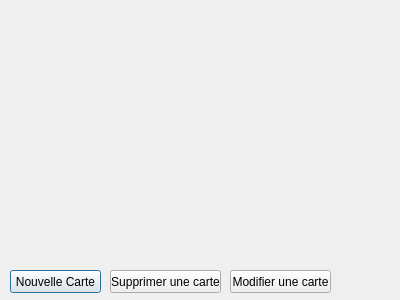
<?xml version="1.0" encoding="UTF-8"?>
<ui version="4.0">
 <class>Dialog</class>
 <widget class="QDialog" name="Dialog">
  <property name="geometry">
   <rect>
    <x>0</x>
    <y>0</y>
    <width>400</width>
    <height>300</height>
   </rect>
  </property>
  <property name="windowTitle">
   <string>Dialog</string>
  </property>
  <widget class="QPushButton" name="new_card">
   <property name="geometry">
    <rect>
     <x>10</x>
     <y>270</y>
     <width>91</width>
     <height>23</height>
    </rect>
   </property>
   <property name="text">
    <string>Nouvelle Carte</string>
   </property>
  </widget>
  <widget class="QPushButton" name="del_card">
   <property name="geometry">
    <rect>
     <x>110</x>
     <y>270</y>
     <width>111</width>
     <height>23</height>
    </rect>
   </property>
   <property name="text">
    <string>Supprimer une carte</string>
   </property>
  </widget>
  <widget class="QPushButton" name="pushButton_3">
   <property name="geometry">
    <rect>
     <x>230</x>
     <y>270</y>
     <width>101</width>
     <height>23</height>
    </rect>
   </property>
   <property name="text">
    <string>Modifier une carte</string>
   </property>
  </widget>
 </widget>
 <resources/>
 <connections/>
</ui>
